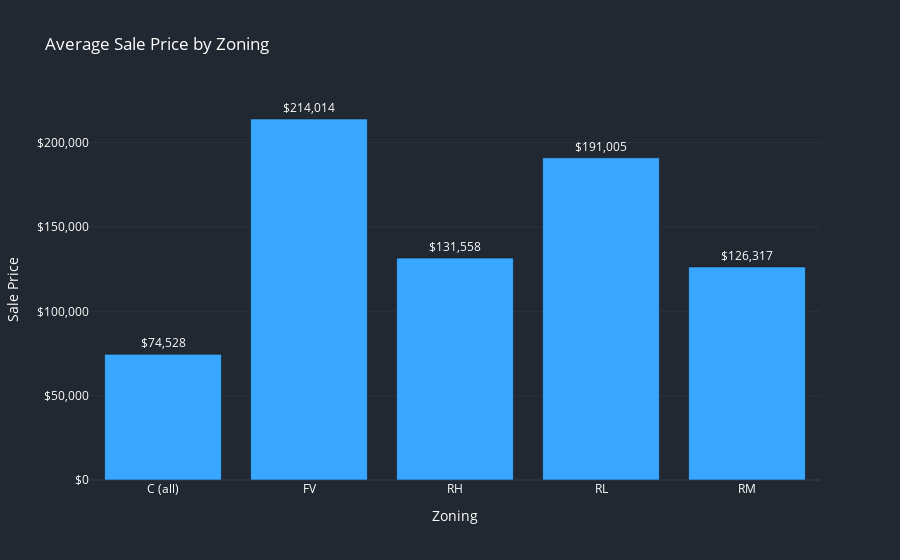

Source (notebook cell):
### Code cell
# 2. Zoning impact on sale price

zoning_prices = df.groupby('MSZoning')['SalePrice'].mean()

# Create a bar chart for the average sale prices by zoning using Plotly Express
fig3 = px.bar(
    x=zoning_prices.index,
    y=zoning_prices.values,
    title='Average Sale Price by Zoning',
    color_discrete_sequence=['#39A7FF', '#FFC436'],
    text=zoning_prices.values,
    template='plotly_dark'
)

# Update trace properties
fig3.update_traces(
    texttemplate='$%{text:,.0f}',
    textposition='outside') # Format text as currency and set its position

# Update layout
fig3.update_layout(
    plot_bgcolor='#222831',  
    paper_bgcolor='#222831',  
    font=dict(color='#FFFFFF')  
)

fig3.update_xaxes(title='Zoning')

# Update y-axis properties
fig3.update_yaxes(title='Sale Price', tickprefix='$', tickformat=',')  # Set title, tick prefix, and format

fig3.show()

### Figure 1 — Plotly figure (JSON) as saved in the notebook; plotly's stock layout.template omitted (floating-point values rounded to 4 significant figures)
{"data": [{"alignmentgroup": "True", "hovertemplate": "x=%{x}<br>y=%{y}<br>text=%{text}<extra></extra>", "legendgroup": "", "marker": {"color": "#39A7FF", "pattern": {"shape": ""}}, "name": "", "offsetgroup": "", "orientation": "v", "showlegend": false, "text": [74528, 214000.0, 131600.0, 191000.0, 126300.0], "textposition": "outside", "texttemplate": "$%{text:,.0f}", "type": "bar", "x": ["C (all)", "FV", "RH", "RL", "RM"], "xaxis": "x", "y": [74528, 214000.0, 131600.0, 191000.0, 126300.0], "yaxis": "y"}], "layout": {"autosize": true, "barmode": "relative", "font": {"color": "#FFFFFF"}, "legend": {"tracegroupgap": 0}, "paper_bgcolor": "#222831", "plot_bgcolor": "#222831", "title": {"text": "Average Sale Price by Zoning"}, "xaxis": {"anchor": "y", "autorange": true, "domain": [0, 1], "range": [-0.5, 4.5], "title": {"text": "Zoning"}, "type": "category"}, "yaxis": {"anchor": "x", "autorange": true, "domain": [0, 1], "range": [0, 225300.0], "tickformat": ",", "tickprefix": "$", "title": {"text": "Sale Price"}, "type": "linear"}}}
